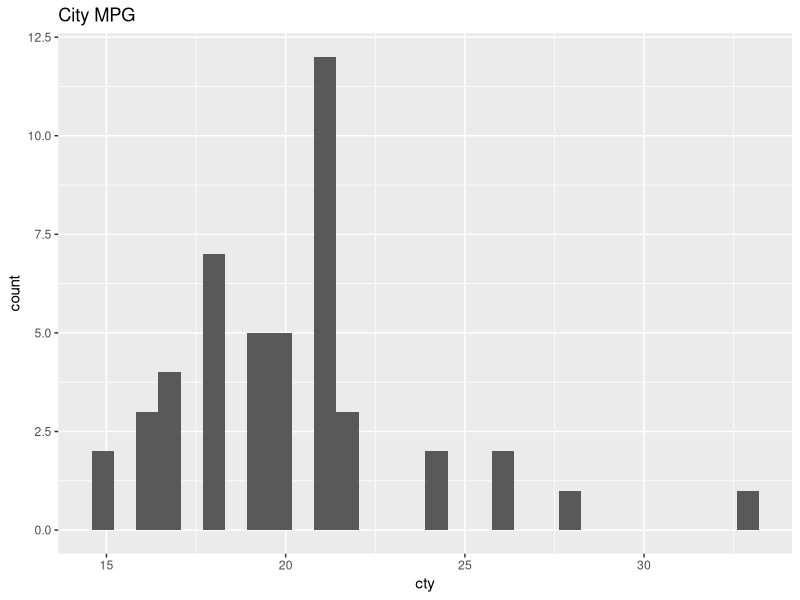

Reproduce this figure in R.
## ---- chunk 1
library(ggplot2)
library(tidyverse)


## ---- chunk 2
#practice using filter verb
mpg[mpg$class == "compact",] = mpg %>% filter(class=="compact")

#doing the same above, but with histogram
mpg %>% filter(class=="compact") %>% ggplot(aes(x=cty)) + geom_histogram() + ggtitle("City MPG")

#filtering for cars with hwy above 26
mpg %>% filter(hwy >= 26)

#filtering using and, or, not operators
mpg %>% filter(class=="2seater" &  cty > 15) #using the & operator

mpg %>% filter(class=="midsize" & (cty > 17 | hwy > 20)) #using & and |

mpg %>% filter(class=="minivan" | class=="compact" & (manufacturer != "audi" )) #using | and & and != 
unique(mpg$class)
## ---- chunk 3
#missing values in R are recorded as NA
4 + NA
1 > NA

x = NA
is.na(x)

age = c(22,21,NA,24,19,20,23)
yrs_math_ed = c(4,5,NA,2,5,3,5)
names = c("Mary","Martha","Rosy","Kim","Kristen","Amy","Sam")
subject = c("English","Math",NA,"Sociology","Math","Music","Dance")
df = data.frame(Age = age, Years = yrs_math_ed,Name = names, Major = subject)
df

#checking for null values
is.na(df$Name)
is.na(df$Age)


#keeping only complete records
df %>% filter(!is.na(Years))

## ---- chunk 4
#arranging is essentially sorting
mpg %>% arrange(manufacturer) %>% print(n=30) #arrange by manufacturer and print first 30

#arrange by manufacturer, then by cty
mpg %>% arrange(manufacturer, cty) %>% print(n=30) #arrange by manufacturer and print first 30

#sorting on column with no NAs
df %>% arrange(df$Name)

df %>% arrange(df$Age)
